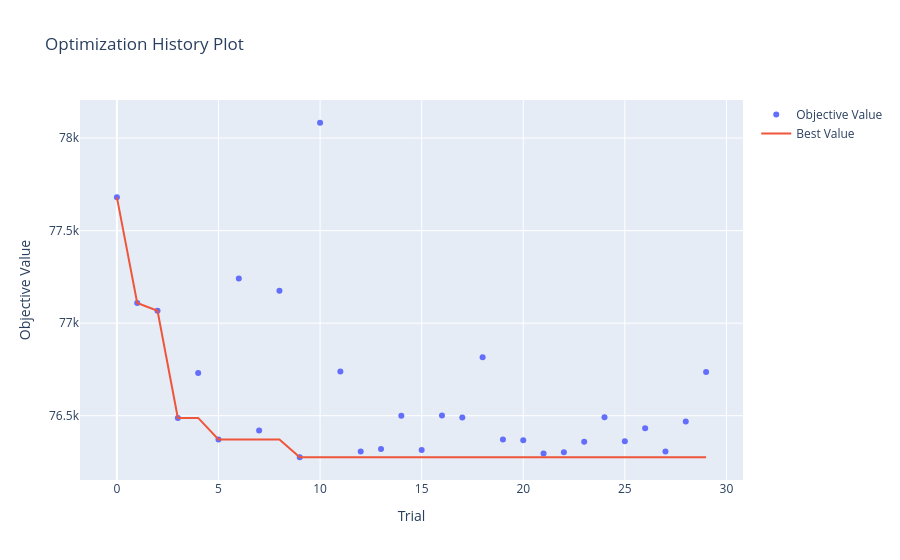
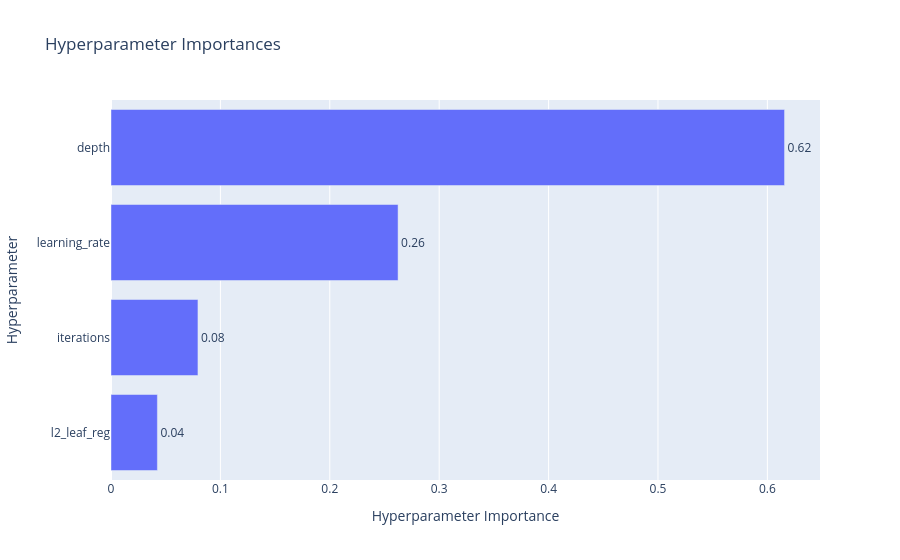

Notebook code for these charts, in order:
### Code cell
# Визуализация результатов CatBoost
fig1 = optuna.visualization.plot_optimization_history(study)

# Визуализация важности параметров
fig2 = optuna.visualization.plot_param_importances(study)

display(fig1)
display(fig2)

### Figure 1 — Plotly figure (JSON) as saved in the notebook; plotly's stock layout.template omitted (floating-point values rounded to 4 significant figures)
{"data": [{"mode": "markers", "name": "Objective Value", "x": [0, 1, 2, 3, 4, 5, 6, 7, 8, 9, 10, 11, 12, 13, 14, 15, 16, 17, 18, 19, 20, 21, 22, 23, 24, 25, 26, 27, 28, 29], "y": [77680.0, 77110.0, 77070.0, 76490.0, 76730.0, 76370.0, 77240.0, 76420.0, 77180.0, 76280.0, 78080.0, 76740.0, 76310.0, 76320.0, 76500.0, 76320.0, 76500.0, 76490.0, 76820.0, 76370.0, 76370.0, 76300.0, 76300.0, 76360.0, 76490.0, 76360.0, 76430.0, 76310.0, 76470.0, 76740.0], "type": "scatter"}, {"mode": "lines", "name": "Best Value", "x": [0, 1, 2, 3, 4, 5, 6, 7, 8, 9, 10, 11, 12, 13, 14, 15, 16, 17, 18, 19, 20, 21, 22, 23, 24, 25, 26, 27, 28, 29], "y": [77680.0, 77110.0, 77070.0, 76490.0, 76490.0, 76370.0, 76370.0, 76370.0, 76370.0, 76280.0, 76280.0, 76280.0, 76280.0, 76280.0, 76280.0, 76280.0, 76280.0, 76280.0, 76280.0, 76280.0, 76280.0, 76280.0, 76280.0, 76280.0, 76280.0, 76280.0, 76280.0, 76280.0, 76280.0, 76280.0], "type": "scatter"}, {"marker": {"color": "#cccccc"}, "mode": "markers", "name": "Infeasible Trial", "showlegend": false, "x": [], "y": [], "type": "scatter"}], "layout": {"title": {"text": "Optimization History Plot"}, "xaxis": {"title": {"text": "Trial"}}, "yaxis": {"title": {"text": "Objective Value"}}}}

### Figure 2 — Plotly figure (JSON) as saved in the notebook; plotly's stock layout.template omitted (floating-point values rounded to 4 significant figures)
{"data": [{"cliponaxis": false, "hovertemplate": ["l2_leaf_reg (IntDistribution): 0.04240544031817335<extra></extra>", "iterations (IntDistribution): 0.07947982170847483<extra></extra>", "learning_rate (FloatDistribution): 0.2624200839016745<extra></extra>", "depth (IntDistribution): 0.6156946540716772<extra></extra>"], "name": "Objective Value", "orientation": "h", "text": ["0.04", "0.08", "0.26", "0.62"], "textposition": "outside", "x": [0.04241, 0.07948, 0.2624, 0.6157], "y": ["l2_leaf_reg", "iterations", "learning_rate", "depth"], "type": "bar"}], "layout": {"title": {"text": "Hyperparameter Importances"}, "xaxis": {"title": {"text": "Hyperparameter Importance"}}, "yaxis": {"title": {"text": "Hyperparameter"}}}}
